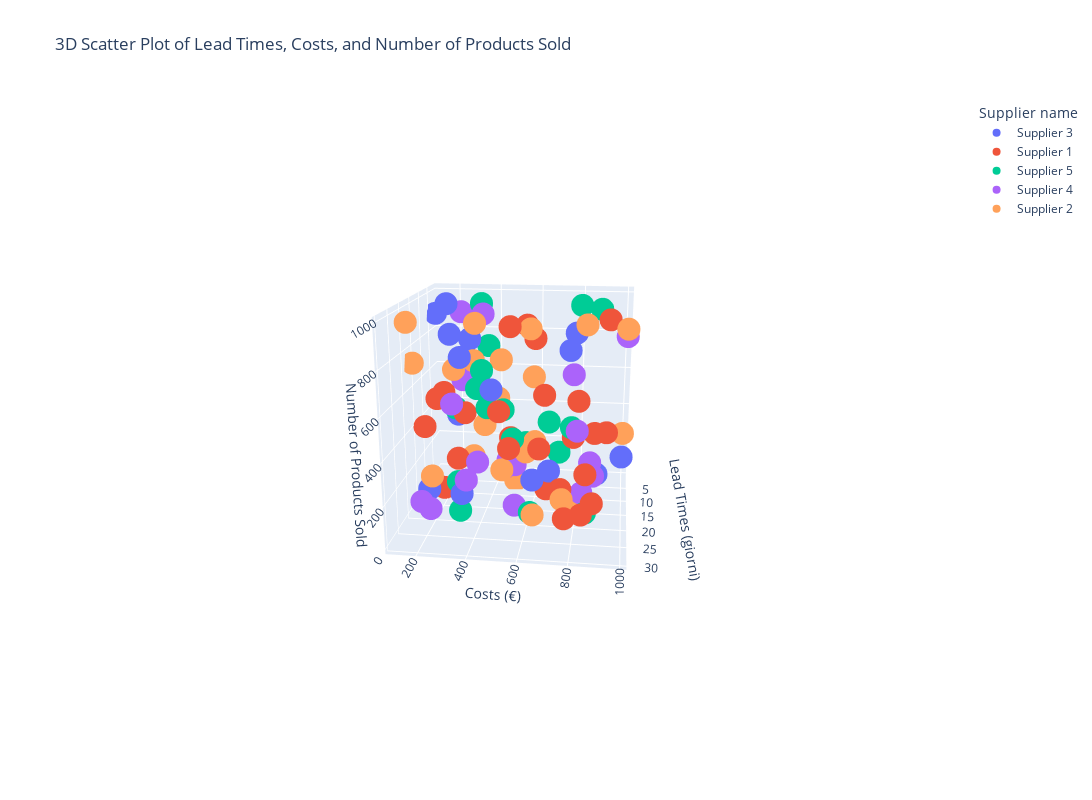

The notebook cell this image was saved under:
### Code cell
import pandas as pd
import plotly.express as px

# Caricamento del dataset
file_path = "supply_chain_data.csv"  # Modifica il percorso se necessario
data = pd.read_csv(file_path)

# Assicuriamoci che i dati necessari siano numerici
data['Lead times'] = pd.to_numeric(data['Lead times'], errors='coerce')
data['Costs'] = pd.to_numeric(data['Costs'], errors='coerce')
data['Number of products sold'] = pd.to_numeric(data['Number of products sold'], errors='coerce')

# Rimozione dei valori mancanti
data.dropna(subset=['Lead times', 'Costs', 'Number of products sold'], inplace=True)

# Creazione del grafico 3D interattivo
fig = px.scatter_3d(data, x='Lead times', y='Costs', z='Number of products sold', 
                    color='Supplier name',  # Colonna categorica per colorare i punti
                    title="3D Scatter Plot of Lead Times, Costs, and Number of Products Sold",
                    labels={
                        'Lead times': 'Lead Times (giorni)',
                        'Costs': 'Costs (€)',
                        'Number of products sold': 'Number of Products Sold'
                    },
                    width=1200, height=800)  # Dimensioni del grafico
# Visualizzazione del grafico interattivo
fig.show()

### Figure 1 — Plotly figure (JSON) as saved in the notebook; plotly's stock layout.template omitted (floating-point values rounded to 4 significant figures)
{"data": [{"hovertemplate": "Supplier name=Supplier 3<br>Lead Times (giorni)=%{x}<br>Costs (€)=%{y}<br>Number of Products Sold=%{z}<extra></extra>", "legendgroup": "Supplier 3", "marker": {"color": "#636efa", "symbol": "circle"}, "mode": "markers", "name": "Supplier 3", "scene": "scene", "showlegend": true, "type": "scatter3d", "x": [7, 30, 15, 17, 13, 8, 29, 5, 19, 25, 14, 6, 7, 18, 2], "y": [187.8, 503.1, 134.4, 609.4, 761.2, 183.9, 380.4, 110.4, 687.3, 351.5, 787.8, 276.8, 879.4, 990.1, 188.7], "z": [802, 736, 65, 168, 781, 963, 859, 896, 246, 198, 872, 774, 79, 320, 324]}, {"hovertemplate": "Supplier name=Supplier 1<br>Lead Times (giorni)=%{x}<br>Costs (€)=%{y}<br>Number of Products Sold=%{z}<extra></extra>", "legendgroup": "Supplier 1", "marker": {"color": "#EF553B", "symbol": "circle"}, "mode": "markers", "name": "Supplier 1", "scene": "scene", "showlegend": true, "type": "scatter3d", "x": [10, 3, 29, 8, 5, 17, 12, 15, 5, 26, 27, 20, 15, 11, 25, 22, 23, 16, 27, 9, 12, 29, 20, 28, 24, 14, 1], "y": [141.9, 923.4, 929.2, 127.9, 865.5, 670.9, 493.9, 123.4, 764.9, 510.4, 553.4, 529.8, 581.6, 602.9, 750.7, 814.1, 832.2, 312.6, 771.2, 169.3, 183.3, 677.9, 873.1, 852.6, 683.0, 264.3, 517.5], "z": [8, 871, 562, 469, 280, 126, 320, 394, 253, 602, 449, 933, 910, 820, 242, 622, 93, 484, 134, 513, 32, 478, 106, 359, 663, 223, 134]}, {"hovertemplate": "Supplier name=Supplier 5<br>Lead Times (giorni)=%{x}<br>Costs (€)=%{y}<br>Number of Products Sold=%{z}<extra></extra>", "legendgroup": "Supplier 5", "marker": {"color": "#00cc96", "symbol": "circle"}, "mode": "markers", "name": "Supplier 5", "scene": "scene", "showlegend": true, "type": "scatter3d", "x": [13, 13, 8, 25, 5, 9, 17, 1, 27, 29, 24, 4, 24, 17, 4, 26, 18, 1], "y": [254.8, 806.1, 547.2, 523.4, 196.3, 762.5, 371.3, 339.7, 635.7, 716.0, 336.9, 695.0, 555.9, 393.8, 323.6, 465.5, 842.7, 882.2], "z": [83, 996, 249, 601, 391, 352, 616, 705, 155, 598, 99, 154, 457, 704, 946, 618, 25, 913]}, {"hovertemplate": "Supplier name=Supplier 4<br>Lead Times (giorni)=%{x}<br>Costs (€)=%{y}<br>Number of Products Sold=%{z}<extra></extra>", "legendgroup": "Supplier 4", "marker": {"color": "#ab63fa", "symbol": "circle"}, "mode": "markers", "name": "Supplier 4", "scene": "scene", "showlegend": true, "type": "scatter3d", "x": [27, 17, 10, 30, 11, 1, 11, 26, 19, 27, 23, 1, 25, 6, 22, 17, 14, 19], "y": [235.5, 802.1, 505.6, 403.0, 477.3, 205.6, 458.5, 880.1, 275.5, 430.2, 164.4, 207.7, 866.5, 341.6, 996.8, 823.5, 778.9, 540.1], "z": [147, 426, 150, 336, 187, 884, 142, 327, 556, 380, 117, 511, 375, 904, 916, 114, 672, 62]}, {"hovertemplate": "Supplier name=Supplier 2<br>Lead Times (giorni)=%{x}<br>Costs (€)=%{y}<br>Number of Products Sold=%{z}<extra></extra>", "legendgroup": "Supplier 2", "marker": {"color": "#FFA15A", "symbol": "circle"}, "mode": "markers", "name": "Supplier 2", "scene": "scene", "showlegend": true, "type": "scatter3d", "x": [27, 23, 10, 26, 16, 23, 29, 19, 7, 16, 23, 11, 18, 2, 8, 2, 1, 19, 18, 25, 26, 8], "y": [995.9, 126.7, 593.5, 758.7, 617.9, 403.8, 653.7, 610.5, 495.3, 768.7, 496.2, 323.0, 482.2, 320.8, 299.7, 405.2, 997.4, 590.0, 103.9, 230.1, 846.7, 210.7], "z": [980, 960, 620, 209, 353, 963, 176, 919, 24, 29, 633, 701, 227, 270, 163, 637, 241, 336, 737, 276, 987, 627]}], "layout": {"height": 800, "legend": {"title": {"text": "Supplier name"}, "tracegroupgap": 0}, "scene": {"aspectmode": "auto", "aspectratio": {"x": 1, "y": 1, "z": 1}, "camera": {"center": {"x": 0, "y": 0, "z": 0}, "eye": {"x": 3.223, "y": 0.4288, "z": 0.9946}, "projection": {"type": "perspective"}, "up": {"x": 0, "y": 0, "z": 1}}, "domain": {"x": [0, 1], "y": [0, 1]}, "xaxis": {"title": {"text": "Lead Times (giorni)"}, "type": "linear"}, "yaxis": {"title": {"text": "Costs (€)"}, "type": "linear"}, "zaxis": {"title": {"text": "Number of Products Sold"}, "type": "linear"}}, "title": {"text": "3D Scatter Plot of Lead Times, Costs, and Number of Products Sold"}, "width": 1200}}
